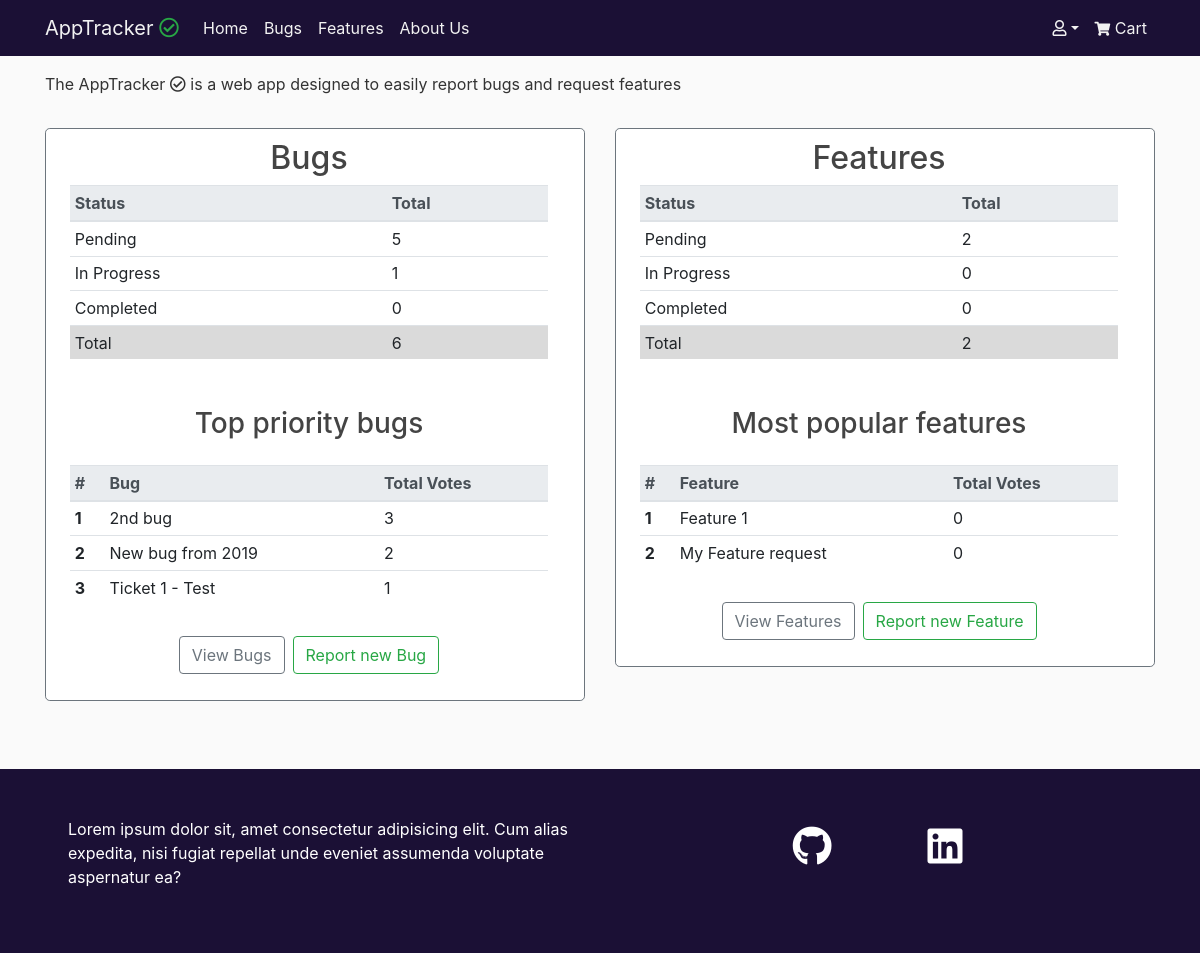
/, run on an earlier commit of the app's database.
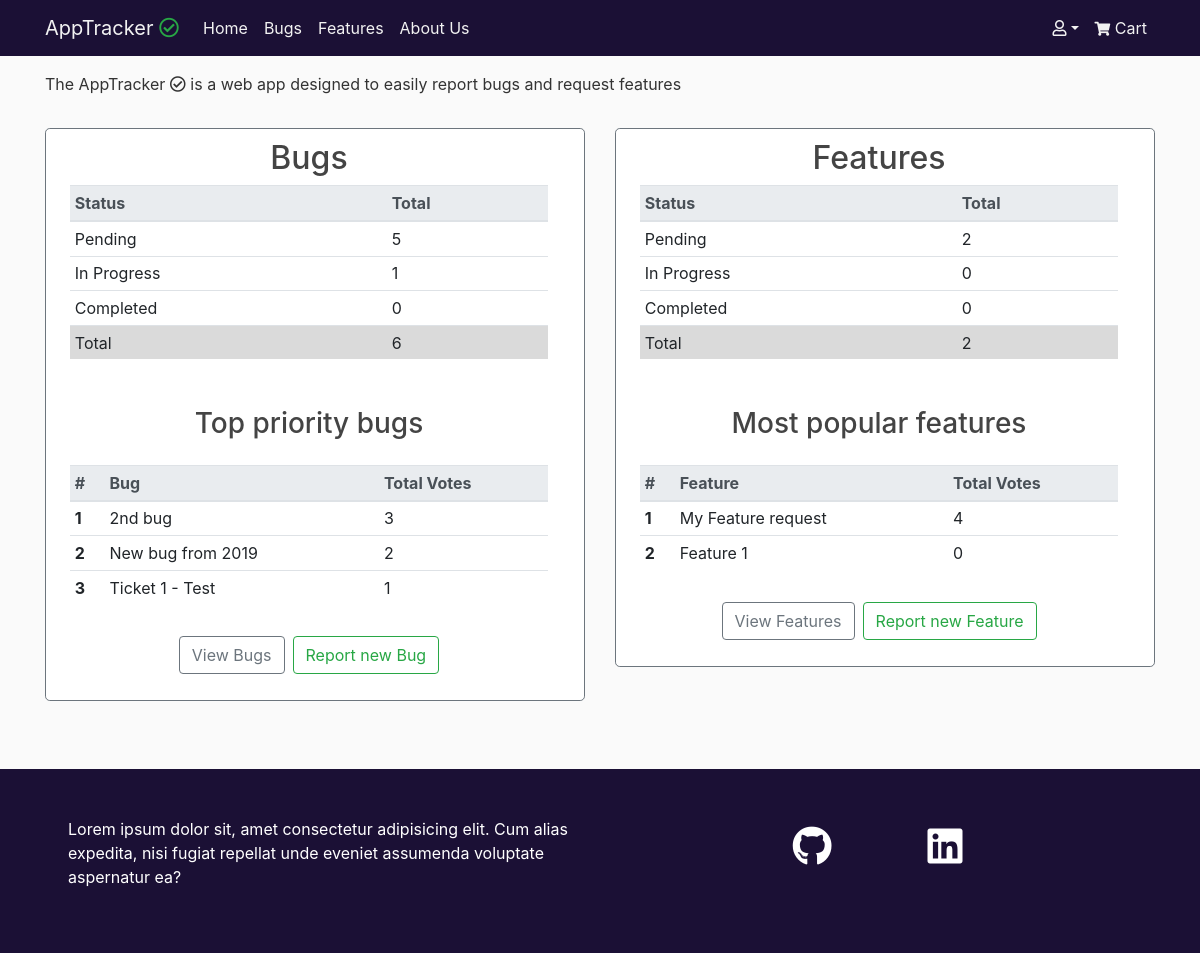
And on a later commit of the database.
### tickets/models.py (models this page shows, shortened)
class Ticket(models.Model):
    STATUS = (
        ('In Progress', 'In Progress'),
        ('Completed', 'Completed'),
        ('Pending', 'Pending')
    )
    ISSUE = (
        ('Bug', 'Bug'),
        ('Feature', 'Feature')
    )
    title = models.CharField(max_length=75)
    description = models.TextField()
    date_posted = models.DateTimeField(default=timezone.now)
    username = models.ForeignKey(User, on_delete=models.CASCADE)
    status = models.CharField(max_length=20, choices=STATUS,default='Pending')
    issue = models.CharField(max_length=20, choices=ISSUE, default='Bug')
    upvotes = models.PositiveIntegerField(default=0)
    views = models.PositiveIntegerField(default=0)

### accounts/views.py (the view)
# urls.py: path('', index, name='index'),
def index(request):
    total_bugs = Ticket.objects.filter(issue='Bug').count()
    total_bugs_in_progress = Ticket.objects.filter(issue='Bug', status='In Progress').count()
    total_bugs_pending = Ticket.objects.filter(issue='Bug', status='Pending').count()
    total_bugs_completed = Ticket.objects.filter(issue='Bug', status='Completed').count()
    top_voted_bugs = Ticket.objects.filter(issue='Bug').order_by('-upvotes')[:3]
    total_features = Ticket.objects.filter(issue='Feature').count()
    total_features_in_progress = Ticket.objects.filter(issue='Feature', status='In Progress').count()
    total_features_pending = Ticket.objects.filter(issue='Feature', status='Pending').count()
    total_features_completed = Ticket.objects.filter(issue='Feature', status='Completed').count()
    top_voted_features = Ticket.objects.filter(issue='Feature').order_by('-upvotes')[:3]
    context = {
        'total_bugs': total_bugs,
        'total_bugs_in_progress': total_bugs_in_progress,
        'total_bugs_pending': total_bugs_pending,
        'total_bugs_completed': total_bugs_completed,
        'top_voted_bugs': top_voted_bugs,
        'total_features': total_features,
        'total_features_in_progress': total_features_in_progress,
        'total_features_pending': total_features_pending,
        'total_features_completed': total_features_completed,
        'top_voted_features': top_voted_features,
    }
    return render(request, 'accounts/index.html', context)

### cart/context.py (called while the page is built, shortened)
def cart_contents(request):
    price = 10
    total = 0
    tickets_count = 0
    cart = request.session.get('cart', {})
    cart_items = []
    upvote_list = []
    return {'tickets_count': tickets_count,
            'cart_items': cart_items,
            'total': total,
            'upvote_list': upvote_list}

### accounts/templates/accounts/index.html (shortened to what the changed rows need)
{% extends 'base.html' %}
{% block content %}
    <div class="row">
        <article class="col-12 col-md-6 mx-auto mt-3">
            <div class="border border-secondary rounded-lg pl-2 content-area">
                <div class="row justify-content-center">
                    <h2>Bugs</h2>
                </div>
                <div class="px-3 mx-auto">
                    <table class="table table-hover table-sm">
                        <thead class="thead-light">
                            <tr>
                                <th scope="col">Status</th>
                                <th scope="col">Total</th>
                            </tr>
                        </thead>
                    </table>
                </div>
                <div class="px-3 mx-auto">
                    <table class="table table-hover table-sm">
                        <thead class="thead-light">
                            <tr>
                                <th scope="col">#</th>
                                <th scope="col">Bug</th>
                                <th scope="col">Total Votes</th>
                            </tr>
                        </thead>
                        <tbody>
                            {% for bug in top_voted_bugs.all %}
                            <tr>
                                <th scope="row">{{ forloop.counter }}</th>
                                <td class="text-wrap">{{ bug.title|truncatechars_html:40 }}</td>
                                <td>{{ bug.upvotes }}</td>
                            </tr>
                            {% endfor %}
                        </tbody>
                    </table>
                </div>
            </div>
        </article>
        <article class="col-12 col-md-6 mx-auto mt-3">
            <div class="border border-secondary rounded-lg pl-2 content-area">
                <div class="row justify-content-center">
                    <h2>Features</h2>
                </div>
                <div class="px-3 mx-auto">
                    <table class="table table-hover table-sm">
                        <thead class="thead-light">
                            <tr>
                                <th scope="col">Status</th>
                                <th scope="col">Total</th>
                            </tr>
                        </thead>
                    </table>
                </div>
                <div class="px-3 mx-auto">
                    <table class="table table-hover table-sm">
                        <thead class="thead-light">
                            <tr>
                                <th scope="col">#</th>
                                <th scope="col">Feature</th>
                                <th scope="col">Total Votes</th>
                            </tr>
                        </thead>
                        <tbody>
                            {% for feature in top_voted_features.all %}
                            <tr>
                                <th scope="row">{{ forloop.counter }}</th>
                                <td class="text-wrap">{{ feature.title|truncatechars_html:40 }}</td>
                                <td>{{ feature.upvotes }}</td>
                            </tr>
                            {% endfor %}
                        </tbody>
                    </table>
                </div>
            </div>
        </article>
    </div>
{% endblock %}

What changed in the data, as far as the page shows it:
changed Ticket "My Feature request": upvotes "0" → "4"; moves up the list
